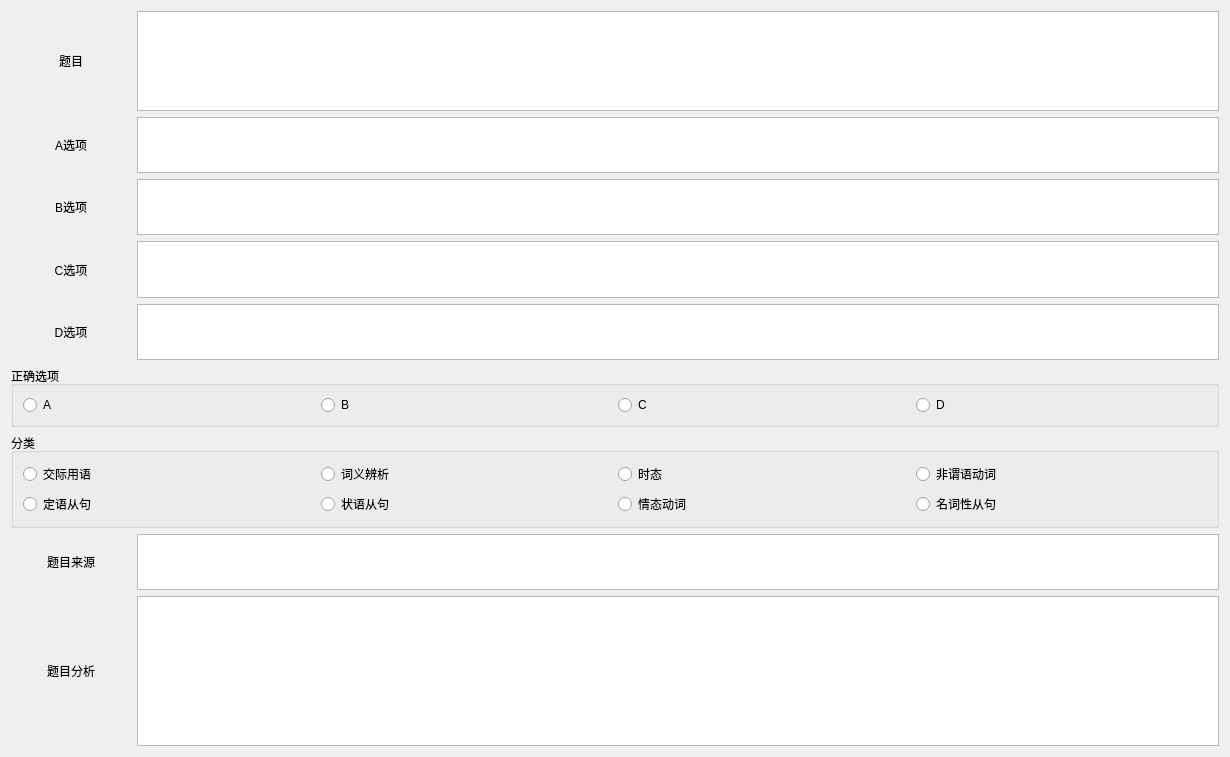
         <widget class="QWidget" name="scrollAreaWidgetContents">
          <property name="geometry">
           <rect>
            <x>0</x>
            <y>-131</y>
            <width>1230</width>
            <height>757</height>
           </rect>
          </property>
          <layout class="QVBoxLayout" name="verticalLayout_6">
           <item>
            <layout class="QHBoxLayout" name="horizontalLayout_3" stretch="1,9">
             <item>
              <widget class="QLabel" name="label">
               <property name="styleSheet">
                <string notr="true">QLabel {
    qproperty-alignment: 'AlignCenter';
}</string>
               </property>
               <property name="text">
                <string>题目</string>
               </property>
               <property name="alignment">
                <set>Qt::AlignmentFlag::AlignCenter</set>
               </property>
              </widget>
             </item>
             <item>
              <widget class="QTextEdit" name="textEdit">
               <property name="minimumSize">
                <size>
                 <width>0</width>
                 <height>100</height>
                </size>
               </property>
               <property name="font">
                <font>
                 <pointsize>11</pointsize>
                </font>
               </property>
              </widget>
             </item>
            </layout>
           </item>
           <item>
            <layout class="QHBoxLayout" name="horizontalLayout_4" stretch="1,9">
             <item>
              <widget class="QLabel" name="label_2">
               <property name="styleSheet">
                <string notr="true">QLabel {
    qproperty-alignment: 'AlignCenter';
}</string>
               </property>
               <property name="text">
                <string>A选项</string>
               </property>
               <property name="alignment">
                <set>Qt::AlignmentFlag::AlignCenter</set>
               </property>
              </widget>
             </item>
             <item>
              <widget class="QTextEdit" name="textEdit_2">
               <property name="minimumSize">
                <size>
                 <width>0</width>
                 <height>50</height>
                </size>
               </property>
               <property name="font">
                <font>
                 <pointsize>11</pointsize>
                </font>
               </property>
              </widget>
             </item>
            </layout>
           </item>
           <item>
            <layout class="QHBoxLayout" name="horizontalLayout_5" stretch="1,9">
             <item>
              <widget class="QLabel" name="label_3">
               <property name="styleSheet">
                <string notr="true">QLabel {
    qproperty-alignment: 'AlignCenter';
}</string>
               </property>
               <property name="text">
                <string>B选项</string>
               </property>
               <property name="alignment">
                <set>Qt::AlignmentFlag::AlignCenter</set>
               </property>
              </widget>
             </item>
             <item>
              <widget class="QTextEdit" name="textEdit_3">
               <property name="minimumSize">
                <size>
                 <width>0</width>
                 <height>50</height>
                </size>
               </property>
               <property name="font">
                <font>
                 <pointsize>11</pointsize>
                </font>
               </property>
              </widget>
             </item>
            </layout>
           </item>
           <item>
            <layout class="QHBoxLayout" name="horizontalLayout_6" stretch="1,9">
             <item>
              <widget class="QLabel" name="label_4">
               <property name="styleSheet">
                <string notr="true">QLabel {
    qproperty-alignment: 'AlignCenter';
}</string>
               </property>
               <property name="text">
                <string>C选项</string>
               </property>
               <property name="alignment">
                <set>Qt::AlignmentFlag::AlignCenter</set>
               </property>
              </widget>
             </item>
             <item>
              <widget class="QTextEdit" name="textEdit_4">
               <property name="minimumSize">
                <size>
                 <width>0</width>
                 <height>50</height>
                </size>
               </property>
               <property name="font">
                <font>
                 <pointsize>11</pointsize>
                </font>
               </property>
              </widget>
             </item>
            </layout>
           </item>
           <item>
            <layout class="QHBoxLayout" name="horizontalLayout_7" stretch="1,9">
             <item>
              <widget class="QLabel" name="label_5">
               <property name="styleSheet">
                <string notr="true">QLabel {
    qproperty-alignment: 'AlignCenter';
}</string>
               </property>
               <property name="text">
                <string>D选项</string>
               </property>
               <property name="alignment">
                <set>Qt::AlignmentFlag::AlignCenter</set>
               </property>
              </widget>
             </item>
             <item>
              <widget class="QTextEdit" name="textEdit_5">
               <property name="minimumSize">
                <size>
                 <width>0</width>
                 <height>50</height>
                </size>
               </property>
               <property name="font">
                <font>
                 <pointsize>11</pointsize>
                </font>
               </property>
              </widget>
             </item>
            </layout>
           </item>
           <item>
            <layout class="QHBoxLayout" name="horizontalLayout_11"/>
           </item>
           <item>
            <widget class="QGroupBox" name="groupBox_2">
             <property name="title">
              <string>正确选项</string>
             </property>
             <layout class="QHBoxLayout" name="horizontalLayout_14">
              <item>
               <layout class="QHBoxLayout" name="horizontalLayout_8">
                <item>
                 <widget class="QRadioButton" name="radioButton">
                  <property name="text">
                   <string>A</string>
                  </property>
                 </widget>
                </item>
                <item>
                 <widget class="QRadioButton" name="radioButton_2">
                  <property name="text">
                   <string>B</string>
                  </property>
                 </widget>
                </item>
                <item>
                 <widget class="QRadioButton" name="radioButton_3">
                  <property name="text">
                   <string>C</string>
                  </property>
                 </widget>
                </item>
                <item>
                 <widget class="QRadioButton" name="radioButton_4">
                  <property name="text">
                   <string>D</string>
                  </property>
                 </widget>
                </item>
               </layout>
              </item>
             </layout>
            </widget>
           </item>
           <item>
            <widget class="QGroupBox" name="groupBox_3">
             <property name="title">
              <string>分类</string>
             </property>
             <layout class="QHBoxLayout" name="horizontalLayout_13">
              <item>
               <layout class="QVBoxLayout" name="verticalLayout_7">
                <item>
                 <layout class="QHBoxLayout" name="horizontalLayout_15">
                  <item>
                   <widget class="QRadioButton" name="radioButton_5">
                    <property name="text">
                     <string>交际用语</string>
                    </property>
                   </widget>
                  </item>
                  <item>
                   <widget class="QRadioButton" name="radioButton_6">
                    <property name="text">
                     <string>词义辨析</string>
                    </property>
                   </widget>
                  </item>
                  <item>
                   <widget class="QRadioButton" name="radioButton_7">
                    <property name="text">
                     <string>时态</string>
                    </property>
                   </widget>
                  </item>
                  <item>
                   <widget class="QRadioButton" name="radioButton_8">
                    <property name="text">
                     <string>非谓语动词</string>
                    </property>
                   </widget>
                  </item>
                 </layout>
                </item>
                <item>
                 <layout class="QHBoxLayout" name="horizontalLayout_16">
                  <item>
                   <widget class="QRadioButton" name="radioButton_9">
                    <property name="text">
                     <string>定语从句</string>
                    </property>
                   </widget>
                  </item>
                  <item>
                   <widget class="QRadioButton" name="radioButton_10">
                    <property name="text">
                     <string>状语从句</string>
                    </property>
                   </widget>
                  </item>
                  <item>
                   <widget class="QRadioButton" name="radioButton_11">
                    <property name="text">
                     <string>情态动词</string>
                    </property>
                   </widget>
                  </item>
                  <item>
                   <widget class="QRadioButton" name="radioButton_12">
                    <property name="text">
                     <string>名词性从句</string>
                    </property>
                   </widget>
                  </item>
                 </layout>
                </item>
               </layout>
              </item>
             </layout>
            </widget>
           </item>
           <item>
            <layout class="QHBoxLayout" name="horizontalLayout_12"/>
           </item>
           <item>
            <layout class="QHBoxLayout" name="horizontalLayout_9" stretch="1,9">
             <item>
              <widget class="QLabel" name="label_7">
               <property name="styleSheet">
                <string notr="true">QLabel {
    qproperty-alignment: 'AlignCenter';
}</string>
               </property>
               <property name="text">
                <string>题目来源</string>
               </property>
               <property name="alignment">
                <set>Qt::AlignmentFlag::AlignCenter</set>
               </property>
              </widget>
             </item>
             <item>
              <widget class="QTextEdit" name="textEdit_6">
               <property name="minimumSize">
                <size>
                 <width>0</width>
                 <height>50</height>
                </size>
               </property>
               <property name="font">
                <font>
                 <pointsize>11</pointsize>
                </font>
               </property>
              </widget>
             </item>
            </layout>
           </item>
           <item>
            <layout class="QHBoxLayout" name="horizontalLayout_10" stretch="1,9">
             <item>
              <widget class="QLabel" name="label_8">
               <property name="styleSheet">
                <string notr="true">QLabel {
    qproperty-alignment: 'AlignCenter';
}</string>
               </property>
               <property name="text">
                <string>题目分析</string>
               </property>
               <property name="alignment">
                <set>Qt::AlignmentFlag::AlignCenter</set>
               </property>
              </widget>
             </item>
             <item>
              <widget class="QTextEdit" name="textEdit_7">
               <property name="minimumSize">
                <size>
                 <width>0</width>
                 <height>150</height>
                </size>
               </property>
               <property name="font">
                <font>
                 <pointsize>11</pointsize>
                </font>
               </property>
              </widget>
             </item>
            </layout>
           </item>
          </layout>
         </widget>
